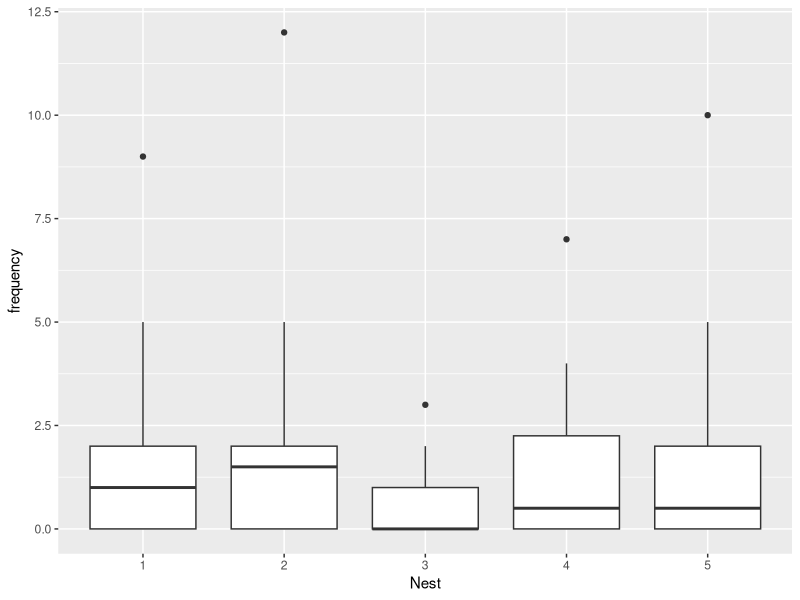
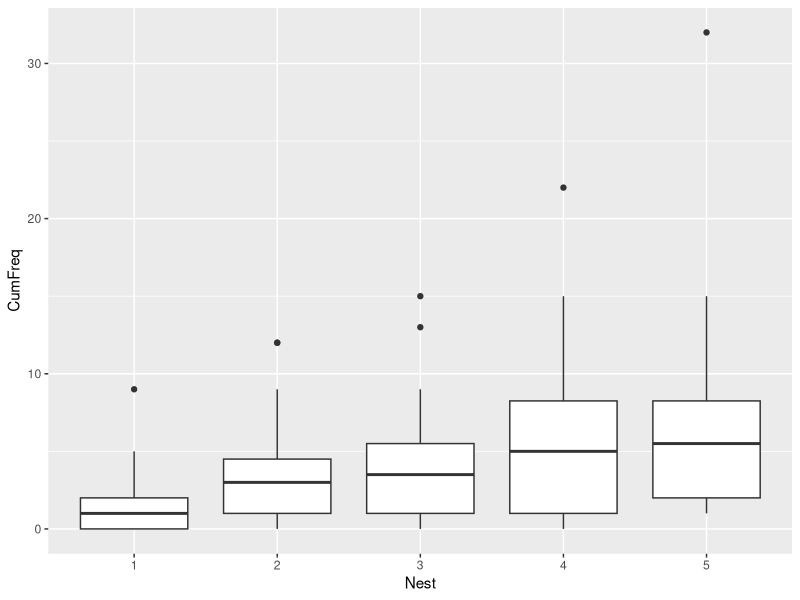
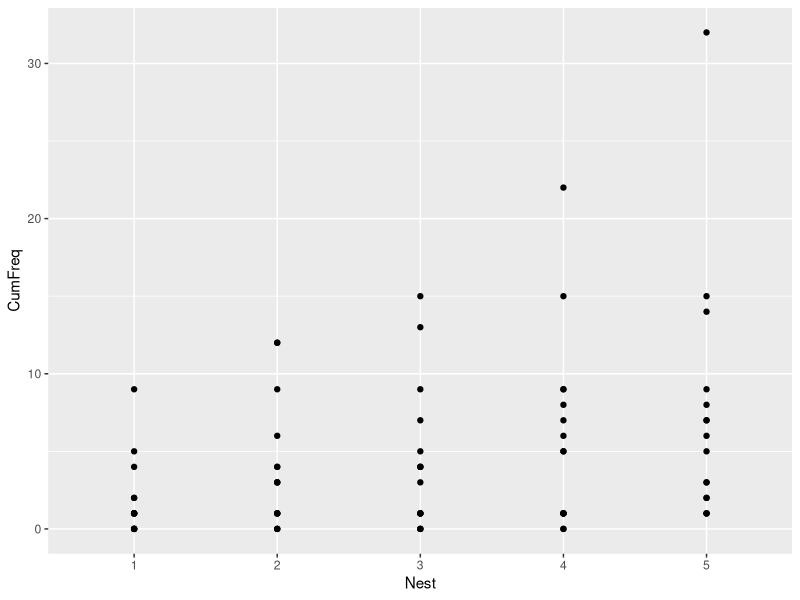
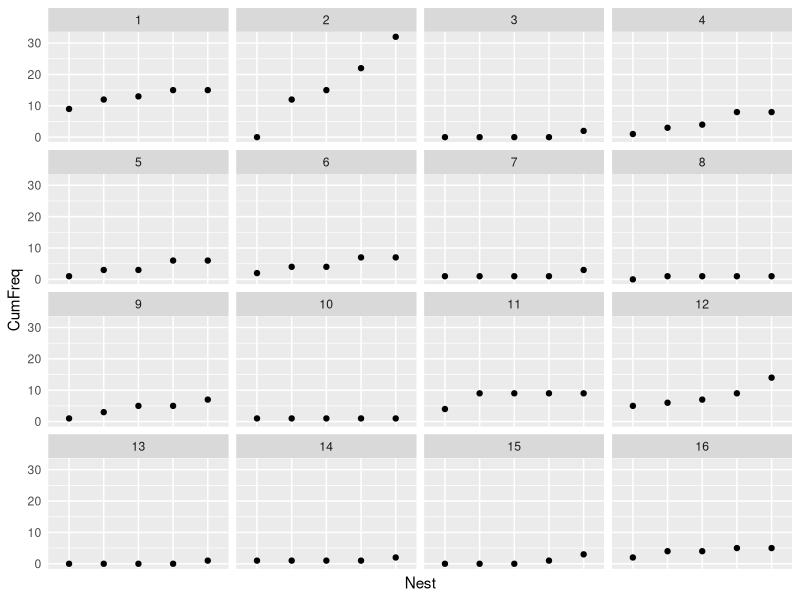
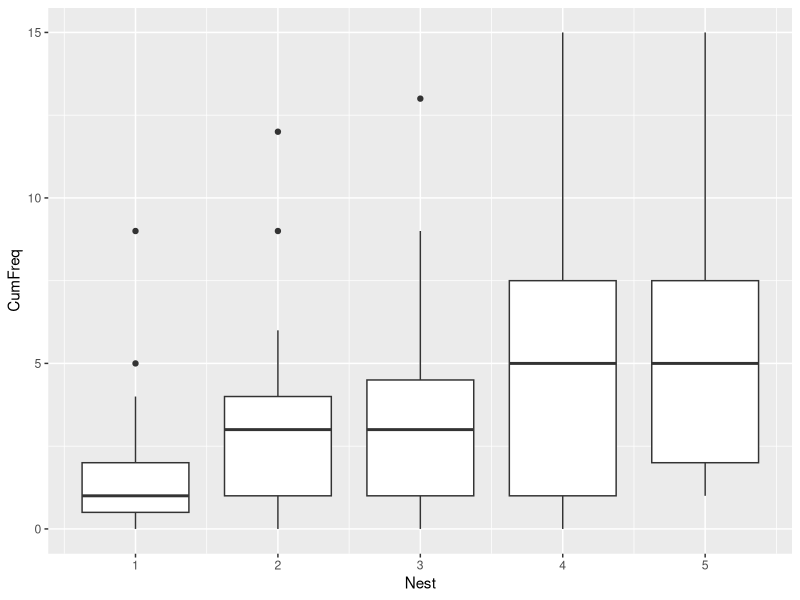
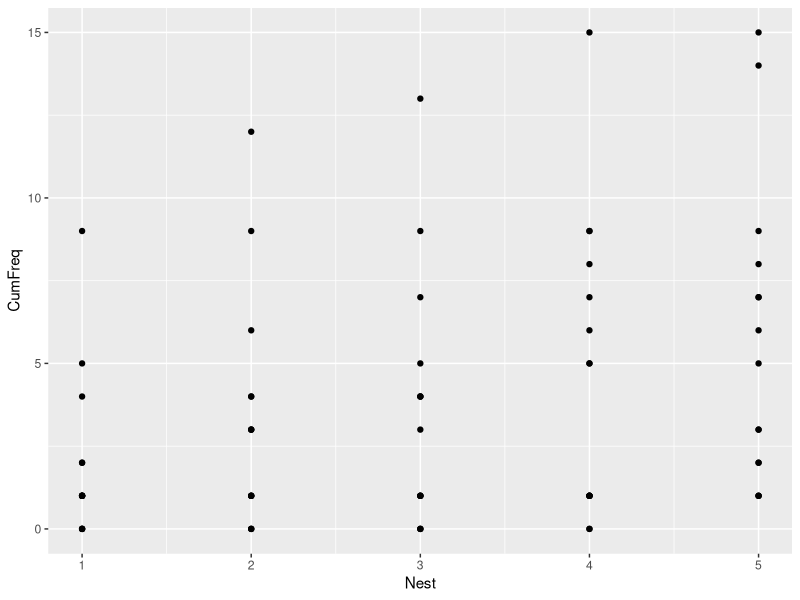
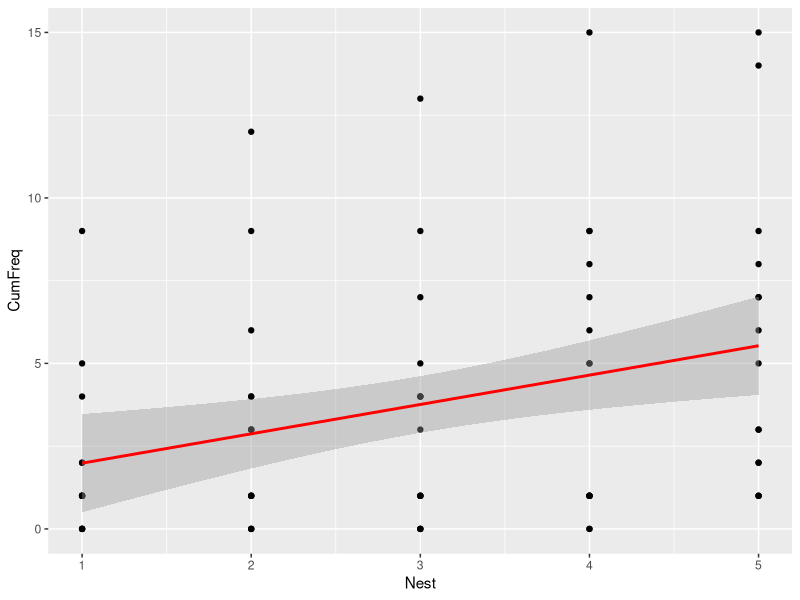

The R source for these figures, in order:
## ---- chunk 1
knitr::opts_chunk$set(echo = TRUE)
## ---- chunk 2
rm(list = ls())
cat("\014")

## ---- chunk 3
data = read.csv("../Data/Birds_Marsh.csv")

## ---- chunk 4
data2001_data = data[data$YR == '2000',]
species = with(data2001_data, table(data2001_data$PLOT, data2001_data$NEST))
species = as.data.frame(species)
colnames(species) = c("Plot","Nest","frequency")

## ---- chunk 5
library(ggplot2)
ggplot(species, (aes_string(x='Nest', y='frequency')) )+
                 geom_boxplot()

## ---- chunk 6
library(dplyr)
species = mutate(group_by(species,Plot), cumsum = cumsum(frequency))
colnames(species) = c("Plot","Nest","Freq","CumFreq")


## ---- chunk 7
library(ggplot2)
ggplot(species, (aes_string(x='Nest', y='CumFreq')) )+
                 geom_boxplot()

ggplot(data = species) +  geom_point(aes(x=Nest,y=CumFreq)) 

## ---- chunk 8
library(ggplot2)
ggplot(data = species) +  geom_point(aes(x=Nest,y=CumFreq)) +   facet_wrap(~Plot) +
  theme(axis.ticks = element_blank(), axis.text.x = element_blank())
## ---- chunk 9
reduced_species = species[species$Plot != 2,]
reduced_species$Plot = as.numeric(reduced_species$Plot)
reduced_species$Nest = as.numeric(reduced_species$Nest)

## ---- chunk 10
library(ggplot2)
ggplot(reduced_species, (aes_string(x='Nest', y='CumFreq', group = 'Nest')) )+  geom_boxplot()
ggplot(data = reduced_species) +  geom_point(aes(x=Nest,y=CumFreq)) 

## ---- chunk 11
 model = lm(CumFreq ~ Nest, data =  reduced_species)
  ANOVA <- anova(model)
  print(ANOVA)
  print(model$coefficients)
  
ggplot(reduced_species, aes(x=Nest, y = CumFreq)) + geom_point() + stat_smooth(method = "lm", col = 'red')
    
   
## ---- chunk 12

